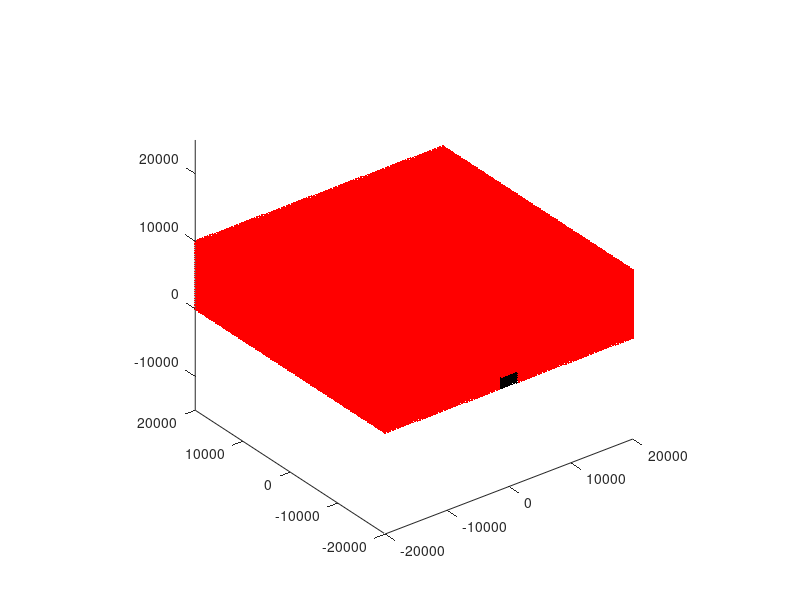

Source code (MATLAB): (Note: this script raises an error after producing the figure.)
%CreatePhases
%
% Create a 3D array with phase distributions

clear



W       =   40e3;
L       =   40e3;
H       =   10e3;

nump_x  =   101;
nump_y  =   101;
nump_z  =   31;





dx_reg  =   W/(nump_x-1);
dy_reg  =   L/(nump_y-1);
dz_reg  =   H/(nump_z-1);
x_left  =   -W/2;
y_front =   -L/2;
z_bot   =   0;

[X,Y,Z] =   meshgrid([x_left:dx_reg:x_left+W], [y_front:dy_reg:y_front+L], [z_bot:dz_reg:z_bot+H]);

Phase   =   zeros(size(X));     %   Contains phases
Temp    =   zeros(size(X));     %   Contains temperatures

if round((nump_y-1)/4)~=(nump_y-1)/4
    disp(['watch it: probably mistake with number of particles in y-direction'])
end
if round((nump_x-1)/4)~=(nump_x-1)/4
    disp(['watch it: probably mistake with number of particles in x-direction'])
end
if round((nump_z-1)/4)~=(nump_z-1)/4
    disp(['watch it: probably mistake with number of particles in z-direction'])
end


% Create one or two perturbations====================================
Setup = 2;      %   1-one pert. t2-two perturn

if Setup==1
    % one throughgoing perturbation
    ParticleOutput   =   'ExtensionSetup_OneThroughgoing.dat';

    
    % First perturbation:
    Xc  =   0;   Yc  =   -L/2;   Zc  =  0;
    
    W1          =   3e3;
    H1          =   3e3;
    L1          =   2*L;
    ind         =   find( abs((X-Xc))<W1/2 & abs((Y-Yc))<L1/2 & abs((Z-Zc))<H1/2 );
    Phase(ind)  =   1;         % weak perturbation
    
elseif Setup==2
    % one half throughgoing perturbation
    ParticleOutput   =   'ExtensionSetup_HalfThroughgoing.dat';
    
    % First perturbation:
      Xc  =   0;   Yc  =   -L/2;   Zc  =  0;
    
    W1          =   3e3;
    H1          =   3e3;
    L1          =   L;
    ind         =   find( abs((X-Xc))<W1/2 & abs((Y-Yc))<L1/2 & abs((Z-Zc))<H1/2 );
    Phase(ind)  =   1;         % weak perturbation
    
  
elseif Setup==3
    
    ParticleOutput   =   'ExtensionSetup_TwoQuarterThroughgoing.dat';
    
    % First perturbation:
    Xc  =   W/4;   Yc  =   -L/2;   Zc  =  0;
    W1          =   3e3;
    H1          =   3e3;
    L1          =   L/2;
    ind         =   find( abs((X-Xc))<W1/2 & abs((Y-Yc))<L1/2 & abs((Z-Zc))<H1/2 );
    Phase(ind)  =   1;         % weak perturbation
    
    
    Xc  =   -W/4;   Yc  =   L/2;   Zc  =  0;
    W1          =   3e3;
    H1          =   3e3;
    L1          =   L/2;
    ind         =   find( abs((X-Xc))<W1/2 & abs((Y-Yc))<L1/2 & abs((Z-Zc))<H1/2 );
    Phase(ind)  =   1;         % weak perturbation
    
    
    
end

%==========================================================================




%==========================================================================
% Set initial temperature distribution - in Celcius
%
Temp = (H-Z)./H*0 + 0.5 + (rand(size(Z))-0.5)*0.05 + 0*1000;

%
%==========================================================================



% Plot in matlab
figure(1), clf, hold on
marker = {'r','k','g','b','m','y'};
for phase=0:max(Phase(:))
    ind = find(Phase==phase);
    ind = find(abs(Phase-phase)<1e-9);
    ind_plot = phase+1;
    if ind_plot>length(marker); ind_plot = ind_plot-fix(ind_plot/length(marker))*length(marker)+1; end
    plot3(X(ind),Y(ind), Z(ind),[marker{ind_plot},'.']);
end
view(3)
axis equal





% Create a vector to be saved in PETSc format
PhaseOrig   = Phase;
PhaseVec(1) = nump_z;
PhaseVec(2) = nump_y;
PhaseVec(3) = nump_x;
Phase       = permute(Phase,[2 1 3]);
Temp        = permute(Temp, [2 1 3]);

PhaseVec    = [PhaseVec(:); Phase(:); Temp(:)];

% Save data to file
PetscBinaryWrite(ParticleOutput, PhaseVec);




% 
% 
% %==========================================================================
% % Generate a surface that describes the same data
% %==========================================================================
% 
% % Upper and lower boundaries
% Xtop    =   [];     Ytop    =   [];     Ztop    =   [];
% Xbot    =   [];     Ybot    =   [];     Zbot    =   [];
% InnerPhase  =     1;
% for ix=1:size(X,2);
%     for iy=1:size(X,1);
%         ind =   find(PhaseOrig(iy,ix,:)==InnerPhase);
% 
%         if ~isempty(ind)
%             deps = 1e-4;
%             Xtop    =   [Xtop; X(iy,ix,ind(end))];
%             Ytop    =   [Ytop; Y(iy,ix,ind(end))];
%             Ztop    =   [Ztop; Z(iy,ix,ind(end))-deps];
% 
%             Xbot    =   [Xbot; X(iy,ix,ind(1))];
%             Ybot    =   [Ybot; Y(iy,ix,ind(1))];
%             Zbot    =   [Zbot; Z(iy,ix,ind(1))];
%         end
% 
%     end
% end
% 
% 
% % Front and back boundaries
% Xfront   =   [];     Yfront   =   [];     Zfront   =   [];
% Xback    =   [];     Yback    =   [];     Zback    =   [];
% InnerPhase  =     1;
% for ix=1:size(X,2);
%     for iz=1:size(X,3);
%         ind =   find(PhaseOrig(:,ix,iz)==InnerPhase);
% 
%         if ~isempty(ind)
%             deps = 1e-4;
%             Xback    =   [Xback; X(ind(end),ix,iz)];
%             Yback    =   [Yback; Y(ind(end),ix,iz)-deps];
%             Zback    =   [Zback; Z(ind(end),ix,iz)];
% 
%             Xfront    =   [Xfront; X(ind(1),ix,iz)];
%             Yfront    =   [Yfront; Y(ind(1),ix,iz)+deps];
%             Zfront    =   [Zfront; Z(ind(1),ix,iz)];
%         end
% 
%     end
% end
% 
% % Left boundaries
% Xleft   =   [];     Yleft   =   [];     Zleft   =   [];
% InnerPhase  =     1;
% for iy=1:size(X,1);
%     for iz=1:size(X,3);
%         ind =   find(PhaseOrig(iy,:,iz)==InnerPhase);
% 
%         if ~isempty(ind)
%             if (ind(1))==1
%                 Xleft    =   [Xleft; X(iy,ind(1),iz)];
%                 Yleft    =   [Yleft; Y(iy,ind(1),iz)];
%                 Zleft    =   [Zleft; Z(iy,ind(1),iz)];
%             end
%         end
% 
%     end
% end
% 
% % 'Patch' the surfaces together
% TriTop          =   delaunay(Xtop,Ytop);
% TriBot          =   delaunay(Xbot,Ybot);
% 
% 
% % Create the front part----------------------------------------------------
% TriFront        =   delaunay(Xfront,Zfront);
% 
% % 'Inspect' the triangles. Only those that are inside are allowed
% TriReal = ones(length(TriFront),1);
% for itri = 1:length(TriFront);
% 
%     tri     =   TriFront(itri,:);
%     xmean   =   mean(Xfront(tri));
%     ymean   =   mean(Yfront(tri));
%     zmean   =   mean(Zfront(tri));
% 
%     x_int   =   round((xmean-x_left)/dx_reg)+1;
%     z_int   =   round((zmean-z_bot)/dz_reg)+1;
% 
%     if (x_int==0); x_int = 1; end
% 
%     if PhaseOrig(fix(size(PhaseOrig,1)/2),x_int,z_int)~=InnerPhase;
%         TriReal(itri) = 0;
%     end
% end
% ind = find(TriReal==0);
% TriFront(ind,:) = [];
% %--------------------------------------------------------------------------
% 
% % % Create the back part-----------------------------------------------------
% TriBack        =   delaunay(Xback,Zback);
% 
% % 'Inspect' the triangles. Only those that are inside are allowed
% TriReal = ones(length(TriBack),1);
% for itri = 1:length(TriBack);
% 
%     tri     =   TriBack(itri,:);
%     xmean   =   mean(Xback(tri));
%     ymean   =   mean(Yback(tri));
%     zmean   =   mean(Zback(tri));
% 
%     x_int   =   round((xmean-x_left)/dx_reg)+1;
%     z_int   =   round((zmean-z_bot)/dz_reg)+1;
% 
%     if PhaseOrig(fix(size(PhaseOrig,1)/2),x_int,z_int)~=InnerPhase;
%         TriReal(itri) = 0;
%     end
% end
% ind = find(TriReal==0);
% TriBack(ind,:) = [];
% %TriBack=[];
% % %--------------------------------------------------------------------------
% 
% TriLeft        =   delaunay(Yleft,Zleft);
% 
% TriCombined     =   [TriTop; TriBot+ length(Xtop); TriFront+length(Xtop)+length(Xbot); TriBack+length(Xtop)+length(Xbot)+length(Xfront); TriLeft+length(Xtop)+length(Xbot)+length(Xfront)+length(Xback)];
% 
% XCombined       =   [Xtop; Xbot; Xfront; Xback; Xleft];
% YCombined       =   [Ytop; Ybot; Yfront; Yback; Yleft];
% ZCombined       =   [Ztop; Zbot; Zfront; Zback; Zleft];
% ZCombined=ZCombined-0.005;
% 
% % Save data in Petsc format
% PassiveMat(:,1) =   XCombined;
% PassiveMat(:,2) =   YCombined;
% PassiveMat(:,3) =   ZCombined;
% PassiveMat      =   [length(XCombined);    XCombined(:);     YCombined(:);     ZCombined(:); ...
%     length(TriCombined);  TriCombined(:,1); TriCombined(:,2); TriCombined(:,3)];
% %PassiveMat      =   sparse(PassiveMat);
% PetscBinaryWrite(PassiveOutput, PassiveMat);
% 


figure(2), clf, hold on
%trisurf(TriTop,Xtop,Ytop,Ztop,'facecolor','r')
%trisurf(TriBot,Xbot,Ybot,Zbot,'facecolor','r')

%trisurf(TriCombined,XCombined,YCombined,ZCombined,'facecolor','r')

view(3), axis equal, box on
axis( [min(X(:)) max(X(:)) min(Y(:)) max(Y(:)) min(Z(:)) max(Z(:)) ]);

view(0,0)

%save test TriCombined

